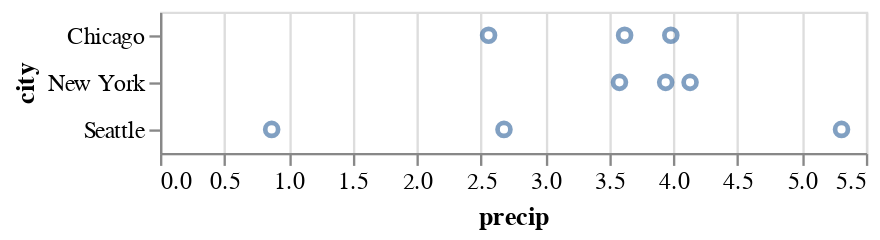

Source (notebook cell):
### Markdown cell above
_Seattle exibe tanto os meses mais chuvosos quanto os menos chuvosos!_

O tipo de dado do campo `'precip'` novamente atribuído autimaticamente através de uma inferência do Altair, sendo tratado como um campo *quantitativo*(que é um número real). Observamos que as linhas de grade e os títulos apropriados dos eixos são adicionados automaticamente.

Acima, especificamos pares chave-valor usando argumentos nomeados `(x='precip')`. Além disso, o Altair oferece métodos de construção para definições de codificação, utilizando a sintaxe `alt.X('precip')`. Essa alternativa é útil para fornecer mais parâmetros a uma codificação, como veremos mais adiante neste notebook.

### Code cell
alt.Chart(df).mark_point().encode(
    alt.X('precip'),
    alt.Y('city')
)

### Figure 1 — Vega-Lite specification as saved in the notebook (floating-point values rounded to 4 significant figures)
{"config": {"view": {"continuousWidth": 300, "continuousHeight": 300}}, "data": {"name": "data-8e72c2f67818e64f2c6d729f1a903405"}, "mark": {"type": "point"}, "encoding": {"x": {"field": "precip", "type": "quantitative"}, "y": {"field": "city", "type": "nominal"}}, "$schema": "https://vega.github.io/schema/vega-lite/v5.20.1.json", "datasets": {"data-8e72c2f67818e64f2c6d729f1a903405": [{"city": "Seattle", "month": "Apr", "precip": 2.68}, {"city": "Seattle", "month": "Aug", "precip": 0.87}, {"city": "Seattle", "month": "Dec", "precip": 5.31}, {"city": "New York", "month": "Apr", "precip": 3.94}, {"city": "New York", "month": "Aug", "precip": 4.13}, {"city": "New York", "month": "Dec", "precip": 3.58}, {"city": "Chicago", "month": "Apr", "precip": 3.62}, {"city": "Chicago", "month": "Aug", "precip": 3.98}, {"city": "Chicago", "month": "Dec", "precip": 2.56}]}}
